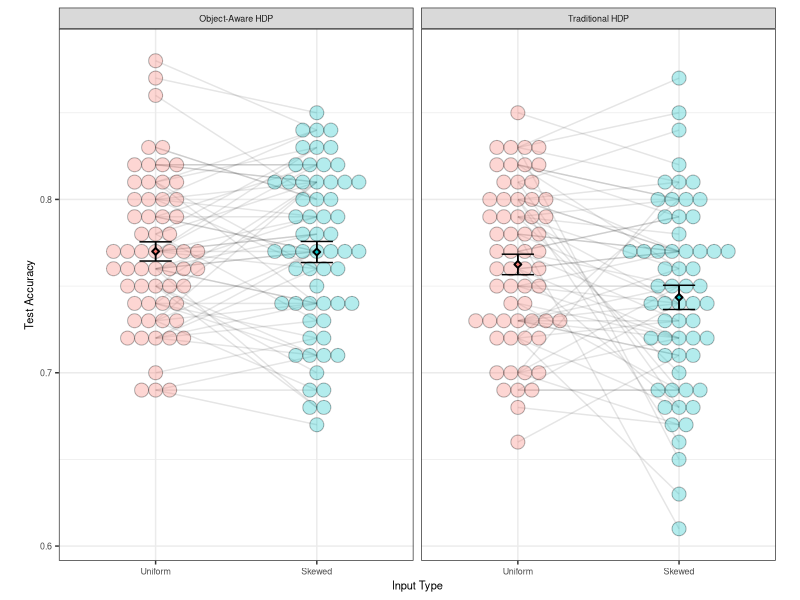
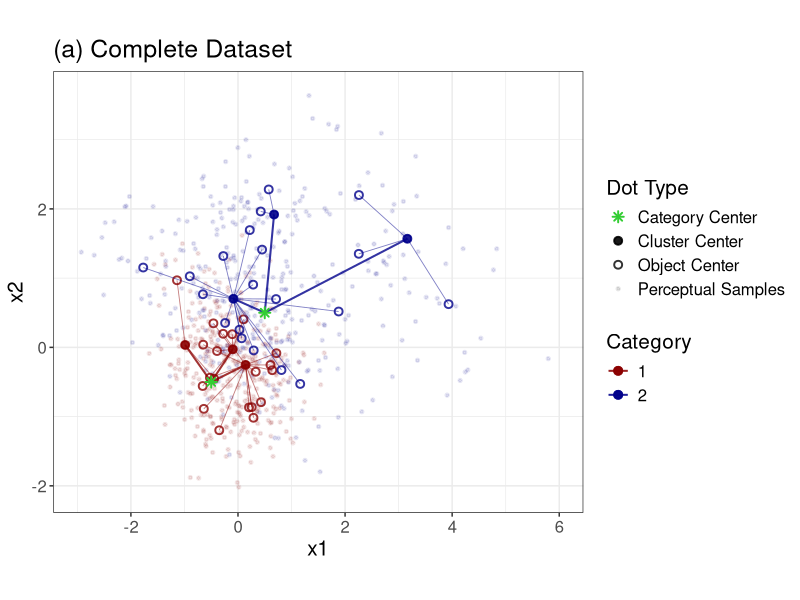
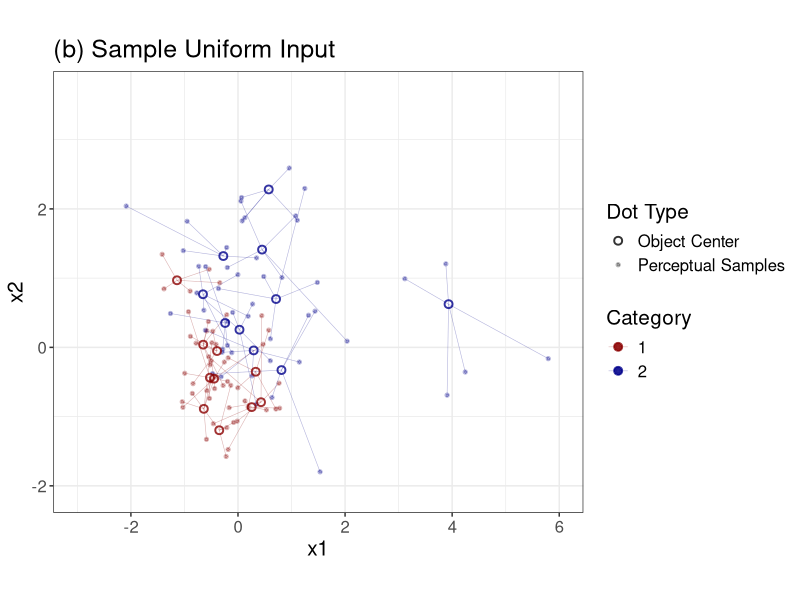
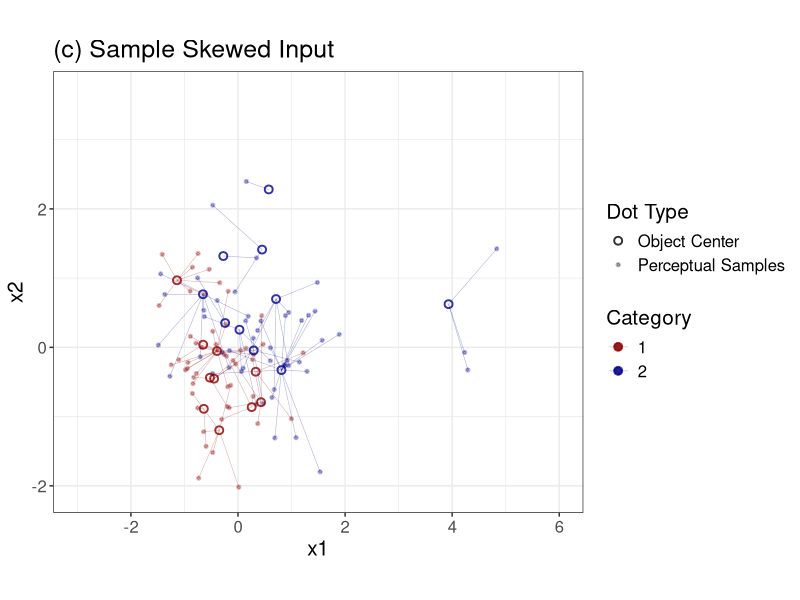
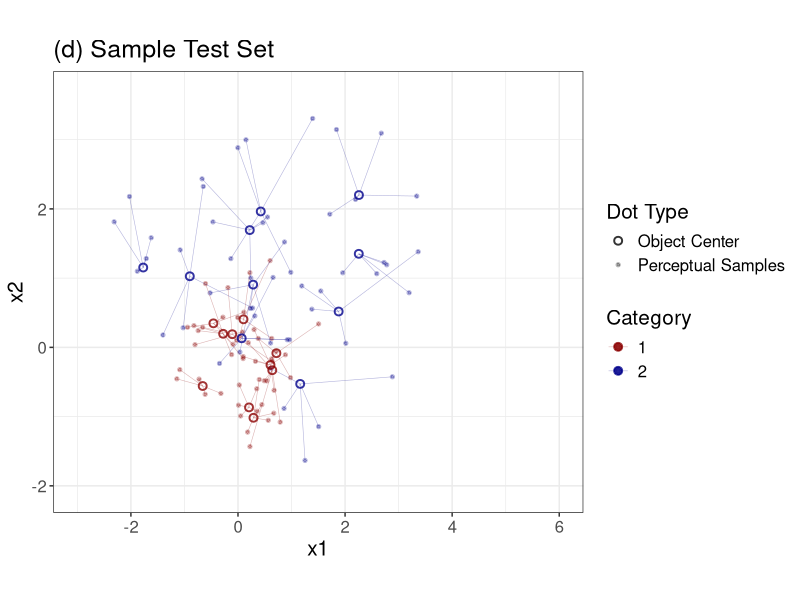
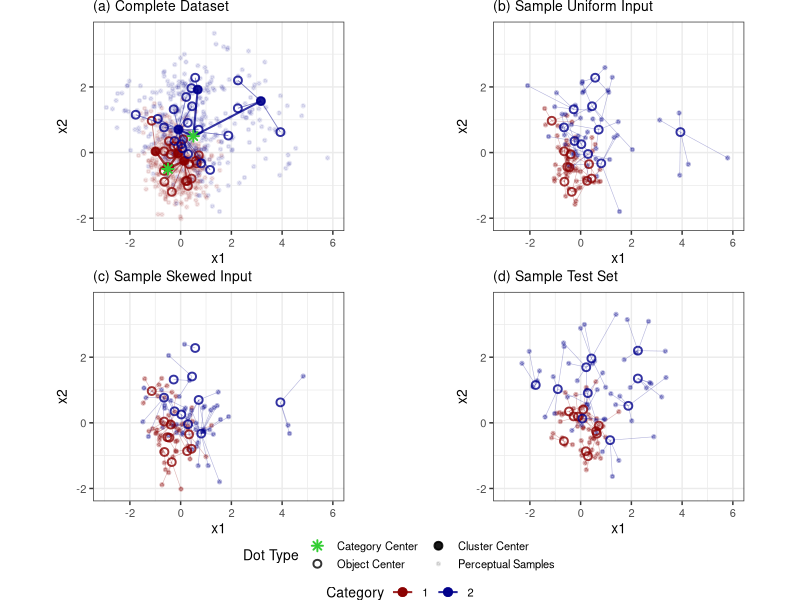
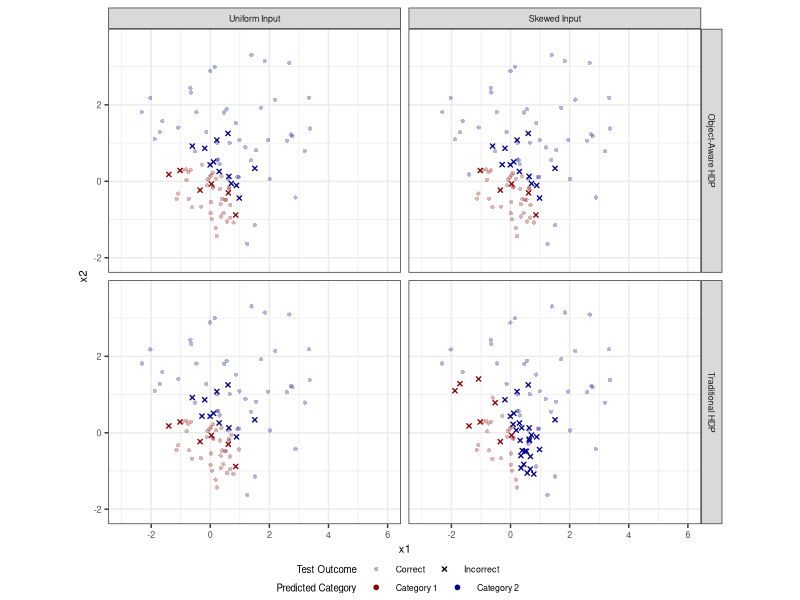
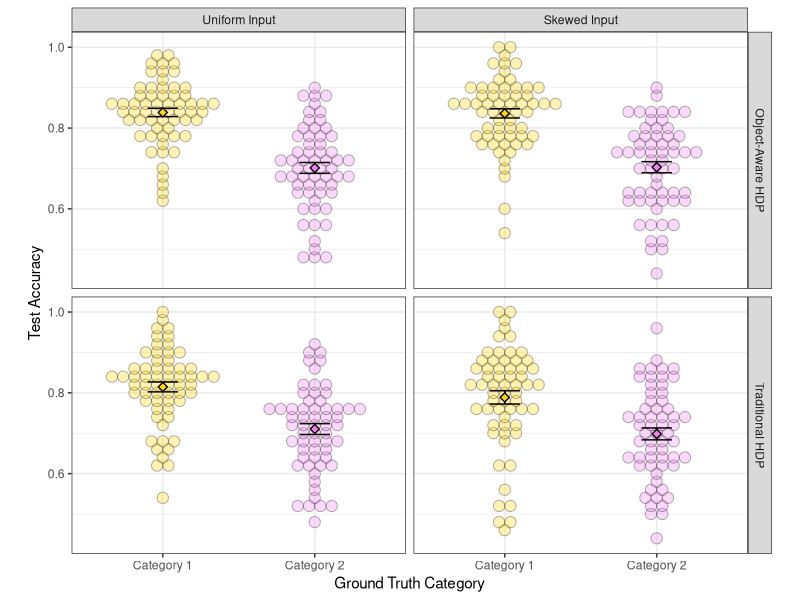

The R script that drew these images, in order:
## ---- chunk 1
library(broom)
library(lmerTest)
library(tidyverse)
## ---- chunk 2
results <- read.csv("data/results_all.csv")
results$correct <- results$correct == "true" 

subj.acc <- results %>% group_by(split, model, training_type) %>% 
  summarise(acc=mean(correct))
## ---- chunk 3
subj.acc %>% 
  mutate(model=recode(model, obj="Object-Aware HDP", trad="Traditional HDP"),
         training_type=factor(str_to_title(training_type), levels=c("Uniform", "Skewed"))) %>% 
ggplot(aes(x=training_type, y=acc)) +
  geom_line(aes(group=split), alpha=0.1) +
  geom_dotplot(aes(fill=training_type), binaxis = "y", alpha=0.3,
               stackdir = "center", dotsize = 0.9, show.legend = F) +
  stat_summary(geom = 'errorbar', fun.data=mean_se, linewidth=0.5,
               show.legend = F, width=0.2) +
  stat_summary(aes(fill=training_type), geom = 'pointrange', size=0.3,
               fun.data=mean_se, shape=23, show.legend = F) +
  facet_wrap(~ model) +
  theme_bw() + xlab("Input Type") + ylab("Test Accuracy") +
  theme(aspect.ratio = 1.5/1, text=element_text(size=8))
ggsave("figures/acc.png")
## ---- chunk 4
acc.model.traintype.glmer <- 
  glmer(correct ~ model * training_type + (1|split) + (1|test_idx),
        data = results, family = "binomial")
summary(acc.model.traintype.glmer)

acc.model.traintype.lmer <- 
  lmer(acc ~ model * training_type + (1|split), data = subj.acc)
summary(acc.model.traintype.lmer)
## ---- chunk 5
ground_truths <- rbind(read.csv("data/category1.csv"), read.csv("data/category2.csv"))
ground_truths_categories <- data.frame(
  category_id = c(1,2), category_m0_x1 = c(-0.5,0.5), category_m0_x2 = c(-0.5,0.5) 
)
ground_truths_clusters <- ground_truths %>% 
  select(starts_with("cluster"), category_id) %>% distinct() %>% 
  mutate(category_m0_x1 = ifelse(category_id==1, -0.5, 0.5),
         category_m0_x2 = ifelse(category_id==1, -0.5, 0.5))
ground_truths_objects <- ground_truths %>% 
  select(starts_with("object"), cluster_mu_x1, cluster_mu_x2, 
         cluster_id, category_id) %>% distinct()

ground_truths.fig <- 
  ggplot(ground_truths, aes(x=percept_x1, y=percept_x2, color=as.factor(category_id))) + 
  geom_point(aes(shape="Perceptual Samples"), size=1, stroke=1, alpha=0.1) +
  geom_point(data=ground_truths_clusters, size=2, stroke=1, alpha=0.9, 
             aes(x=cluster_mu_x1, y=cluster_mu_x2, color=as.factor(category_id),
                 shape="Cluster Center")) +
  geom_segment(data=ground_truths_clusters,
    aes(x = cluster_mu_x1, y = cluster_mu_x2, 
        xend = category_m0_x1, yend = category_m0_x2),
        linewidth = 0.7, alpha = 0.8) +
  geom_point(data=ground_truths_objects, size=2, stroke=1, alpha=0.8,
             aes(x=object_phi_x1, y=object_phi_x2, color=as.factor(category_id),
                 shape="Object Center")) +
  geom_segment(data=ground_truths_objects,
    aes(x = object_phi_x1, y = object_phi_x2, 
        xend = cluster_mu_x1, yend = cluster_mu_x2),  
        linewidth = 0.3, alpha = 0.5) +
  geom_point(data=ground_truths_categories, size=2, stroke=1,
             aes(x=category_m0_x1, y=category_m0_x2,
                 shape="Category Center"), color="limegreen") +
  scale_color_manual(values = c("darkred", "darkblue"), name="Category") + 
  scale_shape_manual(
    name="Dot Type",  
    values=c("Category Center"=8, "Cluster Center"=19, 
             "Object Center"=1, "Perceptual Samples"=20)) + 
  theme_bw() + ggtitle("(a) Complete Dataset") +
  theme(aspect.ratio = 1/1.2, text=element_text(size=15)) + 
  xlab("x1") + ylab("x2") + xlim(-3, 6) + ylim(-2.1,3.7)
ground_truths.fig
## ---- chunk 6
uniform_training <- rbind(read.csv("data/sample_cat1_train_uniform.csv"),
                          read.csv("data/sample_cat2_train_uniform.csv"))
uniform_training_clusters <- uniform_training %>% 
  select(starts_with("cluster"), category_id) %>% distinct() %>% 
  mutate(category_m0_x1 = ifelse(category_id==1, -0.5, 0.5),
         category_m0_x2 = ifelse(category_id==1, -0.5, 0.5))
uniform_training_objects <- uniform_training %>% 
  select(starts_with("object"), cluster_mu_x1, cluster_mu_x2, 
         cluster_id, category_id) %>% distinct()

uniform_training.fig <- 
  ggplot(uniform_training, aes(x=percept_x1, y=percept_x2, color=as.factor(category_id))) + 
  geom_point(aes(shape="Perceptual Samples"), size=1, stroke=1, alpha=0.3) +
  geom_segment(aes(x = percept_x1, y = percept_x2,
                   xend = object_phi_x1, yend = object_phi_x2),
               linewidth = 0.2, alpha = 0.3) +
  geom_point(data=uniform_training_objects, size=2, stroke=1, alpha=0.8,
             aes(x=object_phi_x1, y=object_phi_x2, color=as.factor(category_id),
                 shape="Object Center")) +
  scale_color_manual(values = c("darkred", "darkblue"), name="Category") + 
  scale_shape_manual(
    name="Dot Type",  
    values=c("Category Center"=19, "Cluster Center"=16, 
             "Object Center"=1, "Perceptual Samples"=20)) + 
  theme_bw() + ggtitle("(b) Sample Uniform Input") +
  theme(aspect.ratio = 1/1.2, text=element_text(size=15)) + 
  xlab("x1") + ylab("x2") + xlim(-3, 6) + ylim(-2.1,3.7)
uniform_training.fig
## ---- chunk 7
skewed_training <- rbind(read.csv("data/sample_cat1_train_skewed.csv"),
                         read.csv("data/sample_cat2_train_skewed.csv"))
skewed_training_clusters <- skewed_training %>% 
  select(starts_with("cluster"), category_id) %>% distinct() %>% 
  mutate(category_m0_x1 = ifelse(category_id==1, -0.5, 0.5),
         category_m0_x2 = ifelse(category_id==1, -0.5, 0.5))
skewed_training_objects <- skewed_training %>% 
  select(starts_with("object"), cluster_mu_x1, cluster_mu_x2, 
         cluster_id, category_id) %>% distinct()

skewed_training.fig <- 
  ggplot(skewed_training, aes(x=percept_x1, y=percept_x2, color=as.factor(category_id))) + 
  geom_point(aes(shape="Perceptual Samples"), size=1, stroke=1, alpha=0.3) +
  geom_segment(aes(x = percept_x1, y = percept_x2,
                   xend = object_phi_x1, yend = object_phi_x2),
               linewidth = 0.2, alpha = 0.3) +
  geom_point(data=skewed_training_objects, size=2, stroke=1, alpha=0.8,
             aes(x=object_phi_x1, y=object_phi_x2, color=as.factor(category_id),
                 shape="Object Center")) +
  scale_color_manual(values = c("darkred", "darkblue"), name="Category") + 
  scale_shape_manual(
    name="Dot Type",  
    values=c("Category Center"=19, "Cluster Center"=16, 
             "Object Center"=1, "Perceptual Samples"=20)) + 
  theme_bw() + ggtitle("(c) Sample Skewed Input") +
  theme(aspect.ratio = 1/1.2, text=element_text(size=15)) + 
  xlab("x1") + ylab("x2") + xlim(-3, 6) + ylim(-2.1,3.7)

skewed_training.fig
## ---- chunk 8
test_set <- rbind(read.csv("data/sample_cat1_test.csv"),
                  read.csv("data/sample_cat2_test.csv"))
test_set_clusters <- test_set %>% 
  select(starts_with("cluster"), category_id) %>% distinct() %>% 
  mutate(category_m0_x1 = ifelse(category_id==1, -0.5, 0.5),
         category_m0_x2 = ifelse(category_id==1, -0.5, 0.5))
test_set_objects <- test_set %>% 
  select(starts_with("object"), cluster_mu_x1, cluster_mu_x2, 
         cluster_id, category_id) %>% distinct()

test_set.fig <- ggplot(test_set, aes(x=percept_x1, y=percept_x2, color=as.factor(category_id))) + 
  geom_point(aes(shape="Perceptual Samples"), size=1, stroke=1, alpha=0.3) +
  geom_segment(aes(x = percept_x1, y = percept_x2,
                   xend = object_phi_x1, yend = object_phi_x2),
               linewidth = 0.2, alpha = 0.3) +
  geom_point(data=test_set_objects, size=2, stroke=1, alpha=0.8,
             aes(x=object_phi_x1, y=object_phi_x2, color=as.factor(category_id),
                 shape="Object Center")) +
  scale_color_manual(values = c("darkred", "darkblue"), name="Category") + 
  scale_shape_manual(
    name="Dot Type",  
    values=c("Category Center"=19, "Cluster Center"=16, 
             "Object Center"=1, "Perceptual Samples"=20)) + 
  theme_bw() + ggtitle("(d) Sample Test Set") +
  theme(aspect.ratio = 1/1.2, text=element_text(size=15)) + 
  xlab("x1") + ylab("x2") + xlim(-3, 6) + ylim(-2.1,3.7)
test_set.fig
## ---- chunk 9
figs <- list(ground_truths.fig, uniform_training.fig, skewed_training.fig, test_set.fig)
figs <- lapply(figs, function(p) {
  p + theme(plot.title = element_text(size = 10), text=element_text(size=10)) +
    guides(shape=guide_legend(level=1, nrow=2, byrow=T),
           color=guide_legend(level=2, nrow=1, byrow=T)) +
    theme(
      legend.position      = "bottom",
      legend.box           = "vertical",
      legend.margin        = margin(0, 0, 1, 0),
      legend.title         = element_text(size = 10),
      legend.text         = element_text(size = 8),
      legend.key.height    = unit(0.3, "lines"),
      plot.margin = margin(0, 0, 3, 0)
    )
})

ggpubr::ggarrange(
  plotlist = figs, common.legend=T, nrow = 2, ncol=2,
  heights = c(1,1), legend = "bottom", align = "hv"
)
ggsave("figures/sample_train_test_splits.png")
## ---- chunk 10
results %>% filter(split==43) %>% 
  mutate(pred_cat=paste("Category",pred_cat),
         outcome = ifelse(correct, "Correct", "Incorrect")) %>% 
  mutate(model=recode(model, obj="Object-Aware HDP", trad="Traditional HDP"),
         training_type=factor(paste(str_to_title(training_type), "Input"), 
                              levels=c("Uniform Input", "Skewed Input"))) %>%
ggplot(aes(x=test_x1, y=test_x2, color=pred_cat)) + 
  geom_point(aes(shape=outcome, alpha=outcome), size=1, stroke=0.7) +
  scale_shape_manual(values = c(16, 4), name="Test Outcome") + 
  scale_alpha_manual(values = c(0.3, 1), name="Test Outcome") +
  scale_color_manual(values = c("darkred", "darkblue"), name="Predicted Category") + 
  facet_grid(model ~ training_type) + theme_bw() +
  xlab("x1") + ylab("x2") + xlim(-3, 6) + ylim(-2.1,3.7) +
  # guides(
  #   shape = guide_legend(order = 1, nrow = 2, byrow = TRUE),
  #   alpha = guide_legend(order = 1, nrow = 2, byrow = TRUE),
  #   color = guide_legend(order = 2, nrow = 2, byrow = TRUE)
  # ) +
  theme(aspect.ratio = 1/1.2, text=element_text(size=8), 
        legend.position = "bottom", legend.box = 'vertical',
        legend.margin = margin(-5,10,0,0), legend.title = element_text(size=7),
        legend.key.height = unit(0.3, "lines"), #legend.title.position = "top",
        legend.spacing.x = unit(20, "pt"))
ggsave("figures/point_predictions.png")
## ---- chunk 11
sub.acc.truecat <- results %>% group_by(training_type, model, true_cat, split) %>% 
  summarise(acc=mean(correct)) 

sub.acc.truecat %>% 
  mutate(model=recode(model, obj="Object-Aware HDP", trad="Traditional HDP"),
         training_type=factor(paste(str_to_title(training_type), "Input"), 
                              levels=c("Uniform Input", "Skewed Input")),
         true_cat=paste("Category",true_cat)) %>% 
ggplot(aes(x=true_cat, y=acc)) +
  geom_dotplot(aes(fill=true_cat), binaxis = "y", alpha=0.3, 
               stackdir = "center", dotsize = 1.5, show.legend = F) +
  stat_summary(geom = 'errorbar', fun.data=mean_se, linewidth=0.5,
               show.legend = F, width=0.2) +
  stat_summary(aes(fill=true_cat), geom = 'pointrange', stroke=0.7,
               fun.data=mean_se, shape=23, show.legend = F) +
  facet_grid(model ~ training_type) + theme_bw() + 
  scale_fill_manual(values=c("gold", "violet")) +
  xlab("Ground Truth Category") + ylab("Test Accuracy") +
  theme(aspect.ratio = 1/1.3)
## ---- chunk 12
sub.acc.truecat %>%
  group_by(model, training_type) %>%
  do(tidy(t.test(.$acc ~ .$true_cat)))
## ---- chunk 13
novel_pref_scores <- rbind(
  results %>% 
    mutate(true_cat = paste0("cat", true_cat), 
           p_cat1=exp(logp_cat1)) %>% 
    group_by(split, true_cat, model, training_type) %>% 
    summarise(mean_p_cat1 = mean(p_cat1)) %>% 
    pivot_wider(values_from = mean_p_cat1, names_from = true_cat) %>% 
    mutate(novel_pref_score = cat1-cat2) %>% 
    mutate(train_cat = "Category 1"),
  results %>% 
    mutate(true_cat = paste0("cat", true_cat), 
           p_cat2=exp(logp_cat2)) %>% 
    group_by(split, true_cat, model, training_type) %>% 
    summarise(mean_p_cat2 = mean(p_cat2)) %>% 
    pivot_wider(values_from = mean_p_cat2, names_from = true_cat) %>% 
    mutate(novel_pref_score = cat2-cat1) %>% 
    mutate(train_cat = "Category 2")
) %>% 
  mutate(model=recode(model, obj="Object-Aware HDP", trad="Traditional HDP"),
         training_type=factor(paste(str_to_title(training_type), "Input"), 
                              levels=c("Uniform Input", "Skewed Input"))) 

ggplot(novel_pref_scores, aes(x=train_cat, y=novel_pref_score)) +
  geom_hline(yintercept = 0, linetype=2) + 
  geom_dotplot(aes(fill=train_cat), binaxis = "y", alpha=0.3,
               stackdir = "center", dotsize = 1.5, show.legend = F) +
  stat_summary(geom = 'errorbar', fun.data=mean_se, linewidth=0.5,
               show.legend = F, width=0.2) +
  stat_summary(aes(fill=train_cat), geom = 'pointrange', stroke=0.7,
               fun.data=mean_se, shape=23, show.legend = F) +
  facet_grid(model ~ training_type) + theme_bw() + 
  scale_fill_manual(values=c("gold", "violet")) +
  xlab("Input Category") + ylab("Preference for Novel Category") +
  theme(aspect.ratio = 1/1.3)
ggsave("figures/pref_novel_category.png")
## ---- chunk 14
novel_pref_scores %>%
  group_by(train_cat, training_type, model) %>%
  do(tidy(wilcox.test(.$novel_pref_score, mu = 0, exact = FALSE, 
                      alternative = "greater")))

novel_pref_scores %>% mutate(train_cat=as.factor(train_cat)) %>% 
  group_by(training_type, model) %>%
  do(tidy(wilcox.test(.$novel_pref_score ~ .$train_cat, exact = FALSE)))
